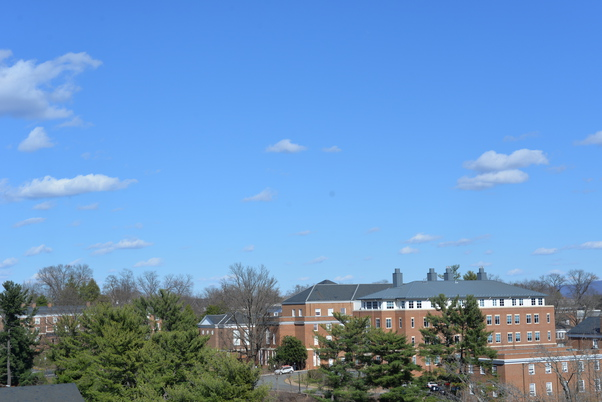
#> input picture Project2/pics/inputA.jpg, 602 x 402 px, found by its file name
$ python panorama.py
#> lines starting #> are read from the running program, lines starting #| are printed output that depends on the picture; long printed decimals are rounded
import cv2, random, skimage, skimage.transform
import numpy as np
from matplotlib import pyplot as plt
#img1 corresponds to left-side of landscape, img2 corresponds to right-side
img1 = cv2.imread("/Users/johnp_000/Dropbox/UVA 2016-2017/Spring Semester/CS 4501/pics/inputA.jpg")
#> img1 is the input picture: shape (402, 602, 3); mean B, G, R 194.6, 148.9, 107
img2 = cv2.imread("/Users/johnp_000/Dropbox/UVA 2016-2017/Spring Semester/CS 4501/pics/inputB.jpg")
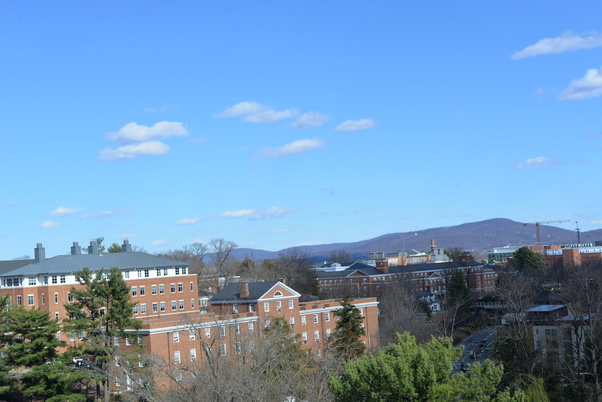
#> input picture Project2/pics/inputB.jpg, 602 x 402 px, found by its file name
#> img2 is the input picture: shape (402, 602, 3); mean B, G, R 189.1, 152.6, 113.9
WIDTH = len(img1[0])
#> WIDTH = 602
HEIGHT = len(img1)
#> HEIGHT = 402
#RANSAC Iterations
N = 50
print(WIDTH)
#| 602
print(HEIGHT)
#| 402
gray_image = cv2.cvtColor(img1, cv2.COLOR_BGR2GRAY)
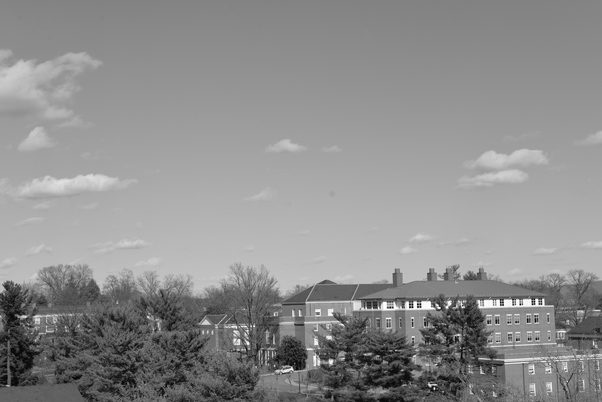
#> gray_image: shape (402, 602); min 1, max 255, mean 141.5

# Initiate SIFT detector
sift = cv2.xfeatures2d.SIFT_create()

# find the keypoints and descriptors with SIFT
kp1, des1 = sift.detectAndCompute(img1,None)
#> kp1 = 1088 keypoints; strongest (x, y, size): (331, 362, 3.5), (537, 300, 2.2), (430, 385, 2.1), (248, 343, 2.1)
kp2, des2 = sift.detectAndCompute(img2,None)
#> kp2 = 1043 keypoints; strongest (x, y, size): (75, 361, 2.2), (58, 278, 2.8), (50, 279, 3.1), (94, 276, 3.3)

# BFMatcher with default params
bf = cv2.BFMatcher()
matches = bf.knnMatch(des1,des2, k=2)
#> matches = 1088 matches
# Apply ratio the st
good = []
# for m,n in matches:
#     if m.distance < 0.75*n.distance:
#         good.append([m])
counter = 0
mapSet1 = []
mapSet2 = []
fullMap1 = []
fullMap2 = []

for m,n in matches:
    if (m.distance < 0.75*n.distance):
        good.append([m])
        match = m
        img1Idx = match.queryIdx
        img2Idx = match.trainIdx
        (x1,y1) = kp1[img1Idx].pt
        (x2,y2) = kp2[img2Idx].pt
        mapSet1.append((x1,y1))
        mapSet2.append((x2,y2))
    match = m
    img1Idx = match.queryIdx
    img2Idx = match.trainIdx
    (x1,y1) = kp1[img1Idx].pt
    (x2,y2) = kp2[img2Idx].pt
    fullMap1.append((x1,y1))
    fullMap2.append((x2,y2))
#> this loop made 1088 passes
#> after the loop, fullMap1 = 1088 pairs, first value 2.95 to 599.1, second value 62.26 to 399; fullMap2 = 1088 pairs, first value 2.37 to 597.9, second value 46.1 to 398.2; good = 253 matches; mapSet1 = 253 pairs, first value 55.8 to 597.6, second value 154.4 to 394.5; mapSet2 = 253 pairs, first value 3.56 to 501.7, second value 126.3 to 372.6
print ("Total number of matches: " +  str(len(matches)))
#| Total number of matches: 1088
print ("My list of total matches: " + str(len(fullMap1)))
#| My list of total matches: 1088
# [11 lines of commented-out code are left out]
outImage = np.zeros((HEIGHT, WIDTH))
# cv2.drawMatchesKnn expects list of lists as matches.
img3 = cv2.drawMatchesKnn(img1,kp1,img2,kp2,good,outImage)
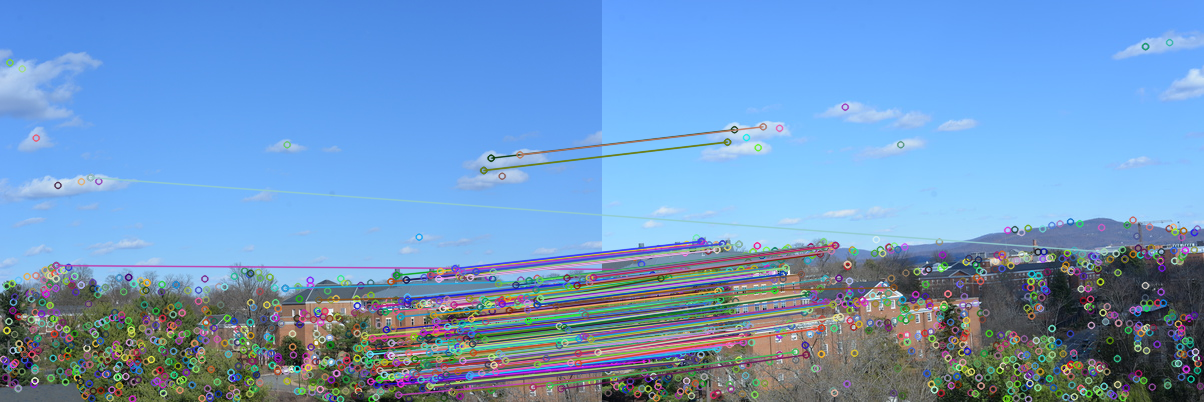
#> img3: shape (402, 1204, 3); mean B, G, R 194.7, 152.3, 113
# plt.imshow(img3),plt.show()

def homography(pixelB, H):
	xaTop = pixelB[0]*H[0][0] + pixelB[1]*H[0][1] + H[0][2]
	xaBottom=pixelB[0]*H[2][0] + pixelB[1]*H[2][1] + H[2][2]
	xa = xaTop/xaBottom
	yaTop = pixelB[0]*H[1][0] + pixelB[1]*H[1][1] + H[1][2]
	yaBottom=pixelB[0]*H[2][0] + pixelB[1]*H[2][1] + H[2][2]
	ya = yaTop/yaBottom
	return (xa,ya)

aList = [(0,0), (1,0), (0,1), (1,1)]
bList = [(1,2), (3,2), (1,4), (3,4)]

def makeHomo(aPoints, bPoints):
	a1 = aPoints[0]
	a2 = aPoints[1]
	a3 = aPoints[2]
	a4 = aPoints[3]

	b1 = bPoints[0]
	b2 = bPoints[1]
	b3 = bPoints[2]
	b4 = bPoints[3]

	A = [[-1*b1[0], -1*b1[1], -1, 0, 0, 0, a1[0]*b1[0], a1[0]*b1[1]],
	 [0, 0, 0, -1*b1[0], -1*b1[1], -1, a1[1]*b1[0], a1[1]*b1[1]],
	 [-1*b2[0], -1*b2[1], -1, 0, 0, 0, a2[0]*b2[0], a2[0]*b2[1]],
	 [0, 0, 0, -1*b2[0], -1*b2[1], -1, a2[1]*b2[0], a2[1]*b2[1]],
	 [-1*b3[0], -1*b3[1], -1, 0, 0, 0, a3[0]*b3[0], a3[0]*b3[1]],
	 [0, 0, 0, -1*b3[0], -1*b3[1], -1, a3[1]*b3[0], a3[1]*b3[1]],
	 	 [-1*b4[0], -1*b4[1], -1, 0, 0, 0, a4[0]*b4[0], a4[0]*b4[1]],
	 [0, 0, 0, -1*b4[0], -1*b4[1], -1, a4[1]*b4[0], a4[1]*b4[1]]]

	B = [-1*a1[0],-1*a1[1], -1*a2[0],-1*a2[1], -1*a3[0],-1*a3[1],-1*a4[0],-1*a4[1]]
	x = np.linalg.lstsq(A,B)[0]
	homography = [[x[0], x[1], x[2]],
				  [x[3], x[4], x[5]],
				  [x[6], x[7], 1]]
	return homography

# x = makeHomo(aList, bList)
# print(x)

#RANSAC
def ransac():
	randomA = []
	randomB = []
	for i in range(0,4):
		index = int(random.random()*len(mapSet1))
		randomA.append(mapSet1[index])
		randomB.append(mapSet2[index])
	H = makeHomo(randomA, randomB)
	return H

maxInliers = 0
bestH = np.zeros((3,3))

for n in range(0,300):
	H = ransac()
	inliers = 0
	for i in range(len(mapSet2)):
		a = homography(mapSet2[i], H)
		trueA = mapSet1[i]
		diff = ((a[0] + a[1])-(trueA[0] + trueA[1]))**2
		if (diff<2):
			inliers+=1
	if inliers>maxInliers:
		maxInliers = inliers
		bestH = H
#> after the loop, bestH = [[0.743, -0.0569, 370.5], [-0.0714, 0.917, 39.05], [-0.000384, -7.24e-05, 1]]; maxInliers = 245
print (bestH)
#| [[0.7432, -0.05695, 370.479], [-0.07138, 0.9173, 39.054], [-0.0003837, -7.237091267683839e-05, 1]]
print (maxInliers)
#| 245
print(len(mapSet2))
#| 253

#Image mapping
def composite_warped(a, b, H):
    out_shape = (a.shape[0], 2*a.shape[1])                            # Output image (height, width)
#> out_shape = (402, 1204)
    p = skimage.transform.ProjectiveTransform(np.linalg.inv(H))       # Inverse of homography (used for inverse warping)
    bwarp = skimage.transform.warp(b, p, output_shape=out_shape)      # Inverse warp b to a coords
    bvalid = np.zeros(b.shape, 'uint8')                               # Establish a region of interior pixels in b
    bvalid[1:-1,1:-1,:] = 255
    bmask = skimage.transform.warp(bvalid, p, output_shape=out_shape)    # Inverse warp interior pixel region to a coords
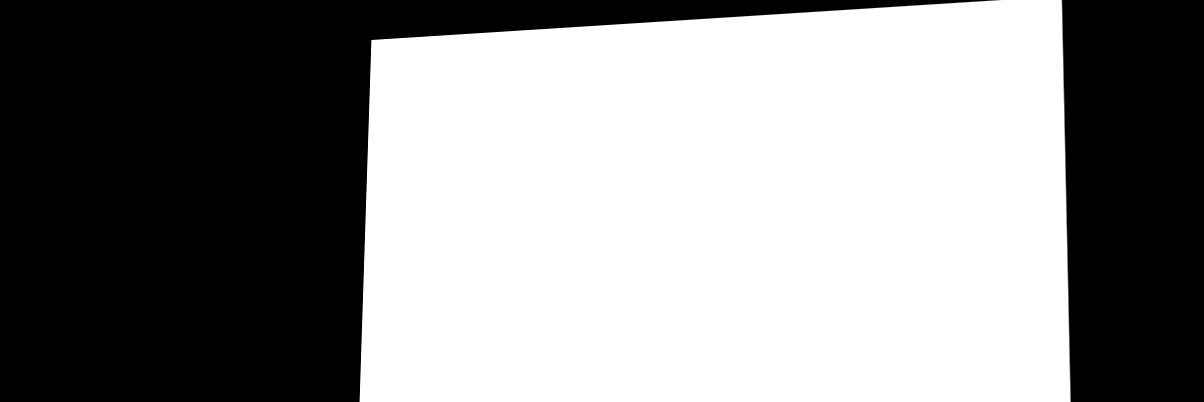
#> bmask: shape (402, 1204, 3) float64; min 0, max 1, mean 0.556
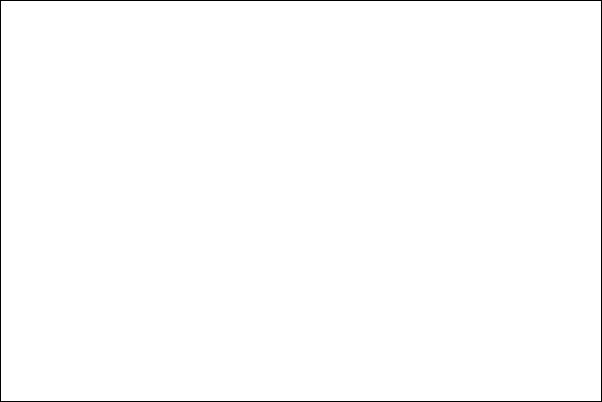
#> bvalid: shape (402, 602, 3); 99.2% white; black in thin lines or dots
    apad = np.hstack((skimage.img_as_float(a), np.zeros(a.shape))) # Pad a with black pixels on the right
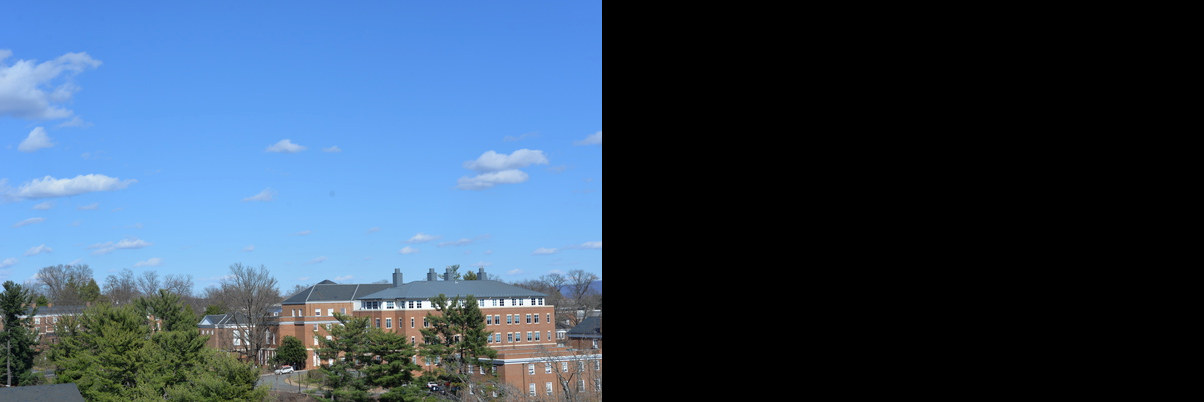
#> apad: shape (402, 1204, 3) float64; mean B, G, R 0.382, 0.292, 0.21
    return skimage.img_as_ubyte(np.where(bmask==1.0, bwarp, apad))    # Select either bwarp or apad based on mask
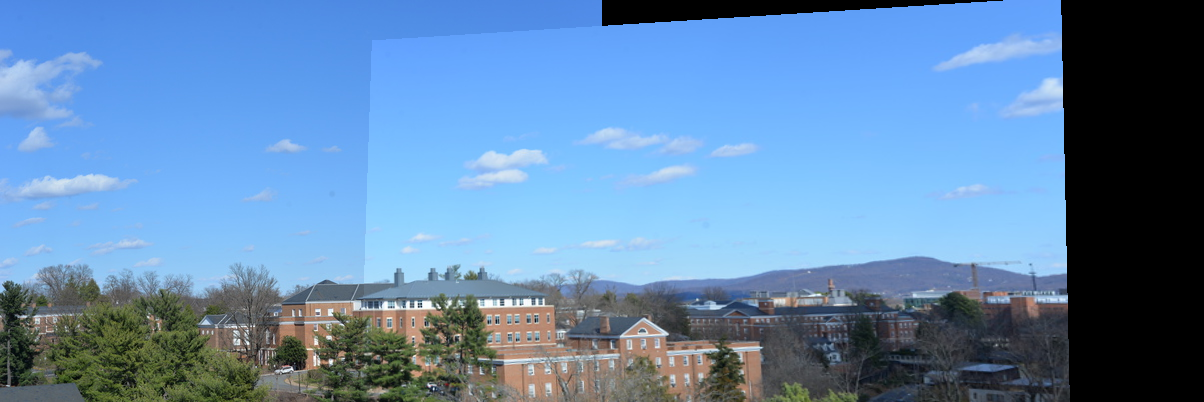
#> returned value: shape (402, 1204, 3); mean of channels 0, 1, 2 174.5, 135.7, 98.3; drawn as B, G, R
imgFinal = composite_warped(img1, img2, bestH)
plt.imshow(imgFinal),plt.show()
